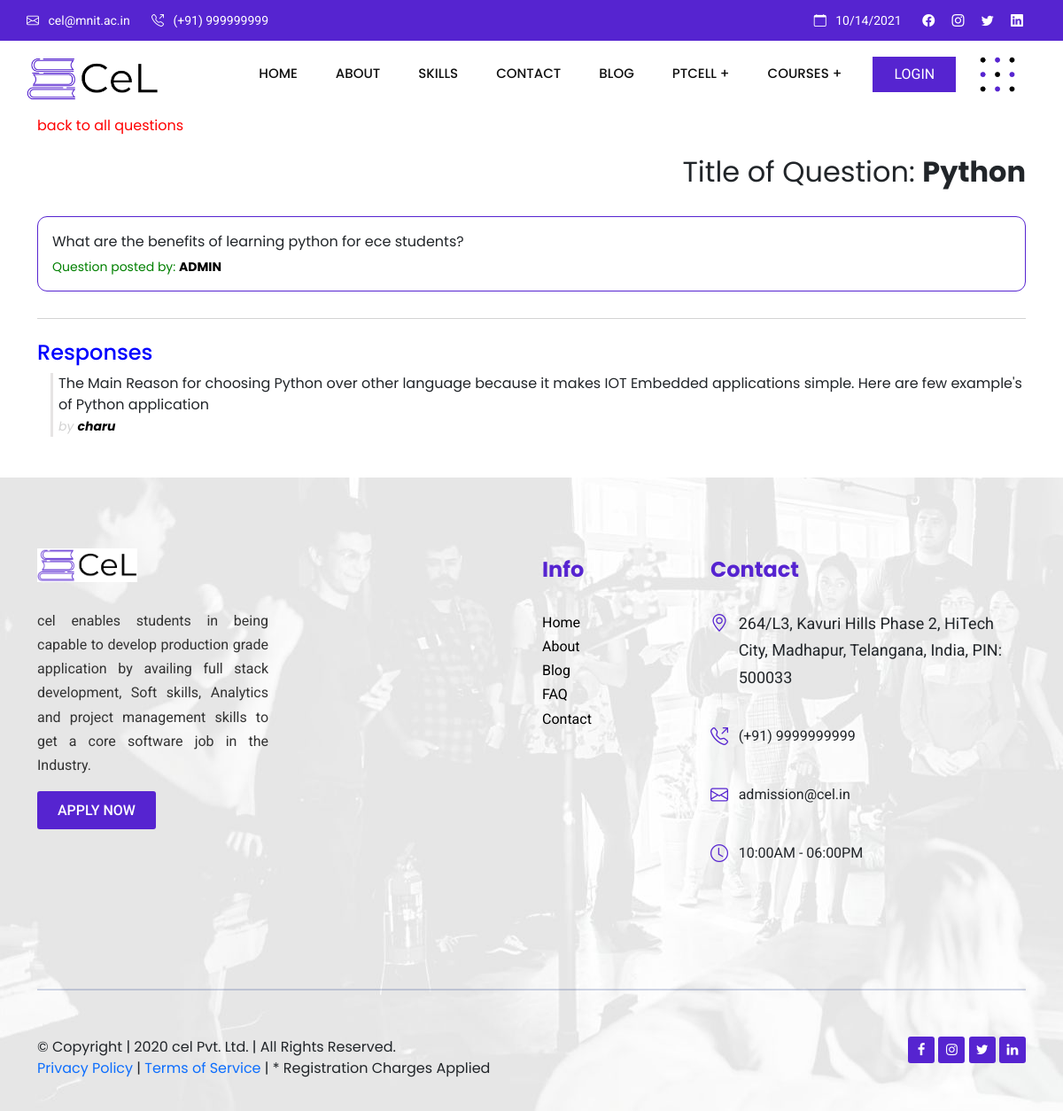
Page /question/2 on the committed database.
### myapp/models.py (models this page shows, shortened)
class Question(models.Model):
    author = models.ForeignKey(User, null=False, on_delete=models.CASCADE)
    title = models.CharField(max_length=200, null=False)
    body = models.TextField(null=False)
    created_at = models.DateTimeField(auto_now_add=True)
    updated_at = models.DateTimeField(auto_now=True)
    def get_responses(self):
        return self.responses.filter(parent=None)

class Response(models.Model):
    user = models.ForeignKey(User, null=False, on_delete=models.CASCADE)
    question = models.ForeignKey(Question, null=False, on_delete=models.CASCADE, related_name='responses')
    parent = models.ForeignKey('self', null=True, blank=True, on_delete=models.CASCADE)
    body = models.TextField(null=False)
    created_at = models.DateTimeField(auto_now_add=True)
    updated_at = models.DateTimeField(auto_now=True)
    def get_responses(self):
        return Response.objects.filter(parent=self)

### myapp/views.py (the view, shortened to what this page needs)
# urls.py: path('question/<int:id>', views.questionPage, name='question'),
def questionPage(request, id):
    response_form = NewResponseForm()
    reply_form = NewReplyForm()
    question = Question.objects.get(id=id)
    context = {
        'question': question,
        'response_form': response_form,
        'reply_form': reply_form,
    }
    return render(request, 'question.html', context)

### templates/question.html (shortened to what this page needs)
{% extends 'base.html' %}
{% block content %}
<section class="container ">
  <a style="text-decoration: none;color: red;" href="/allquestions">back to all questions</a>
  <div class="page question-page">
    <div class="text-end py-3">
      <p class="" style="display: inline;font-size:2rem">Title of Question: <b style="display: inline">{{question.title}}</b></p>
    </div>
    <div style="margin-top: 10px;" class="question-bar p-3">
      <p class="question-body">{{question.body}}</p>
      <p class="question-author mb-0" style="color:green">Question posted by: <span
          style="color:black; text-transform:uppercase;font-weight:bold;">{{question.author.username}}</span></p>
    </div>
    <div class="responses-container">
      <h4 class="responses-container-heading mt-4" style="color:blue;">Responses</h4>
      {% if not question.responses.all %}
      <p class="no-responses-text">No responses yet</p>
      {% else %}
      {% for response in question.get_responses %}
      {% include 'response.html' with response=response %}
      {% endfor %}
      {% endif %}
    </div>
  </div>
</section>
{% endblock %}

### templates/response.html (shortened to what this page needs)
<blockquote id="{{response.id}}">
  <p class="response-body">{{response.body}}</p>
  <small class="response-author">by <span style="font-weight: bold;color: #000;">{{response.user.username}}</span></small>
</blockquote>

### static/styles.css (style rules this page uses)
html { scroll-behavior: smooth; }
body { font-family: "Poppins", sans-serif; }

### static/styles2.css (style rules this page uses)
blockquote { border-left: 3px solid rgb(230, 228, 228); padding-left: 6px; margin-left: 15px; }
.question-bar { border-radius: 11px; border: 1px solid #5624d0 !important; }
.page { display: flex; flex-direction: column; }
.question-body { margin-bottom: 6px; }
.question-author { font-size: 14px; color: lightgray; }
.responses-container { border-top: 1px solid lightgray; margin-bottom: 30px; margin-top: 30px; }
.responses-container-heading { color: lightgray; }
.response-body { margin: 0; }
.response-author { color: lightgray; font-style: italic; }

### rows in the picture
Question: title "Python", body "What are the benefits of learning python for ece students?", author.username "ADMIN"
Response: body "The Main Reason for choosing Python over other language because it makes IOT Embedded applications simple. Here are few example's of Python application", user.username "charu"
